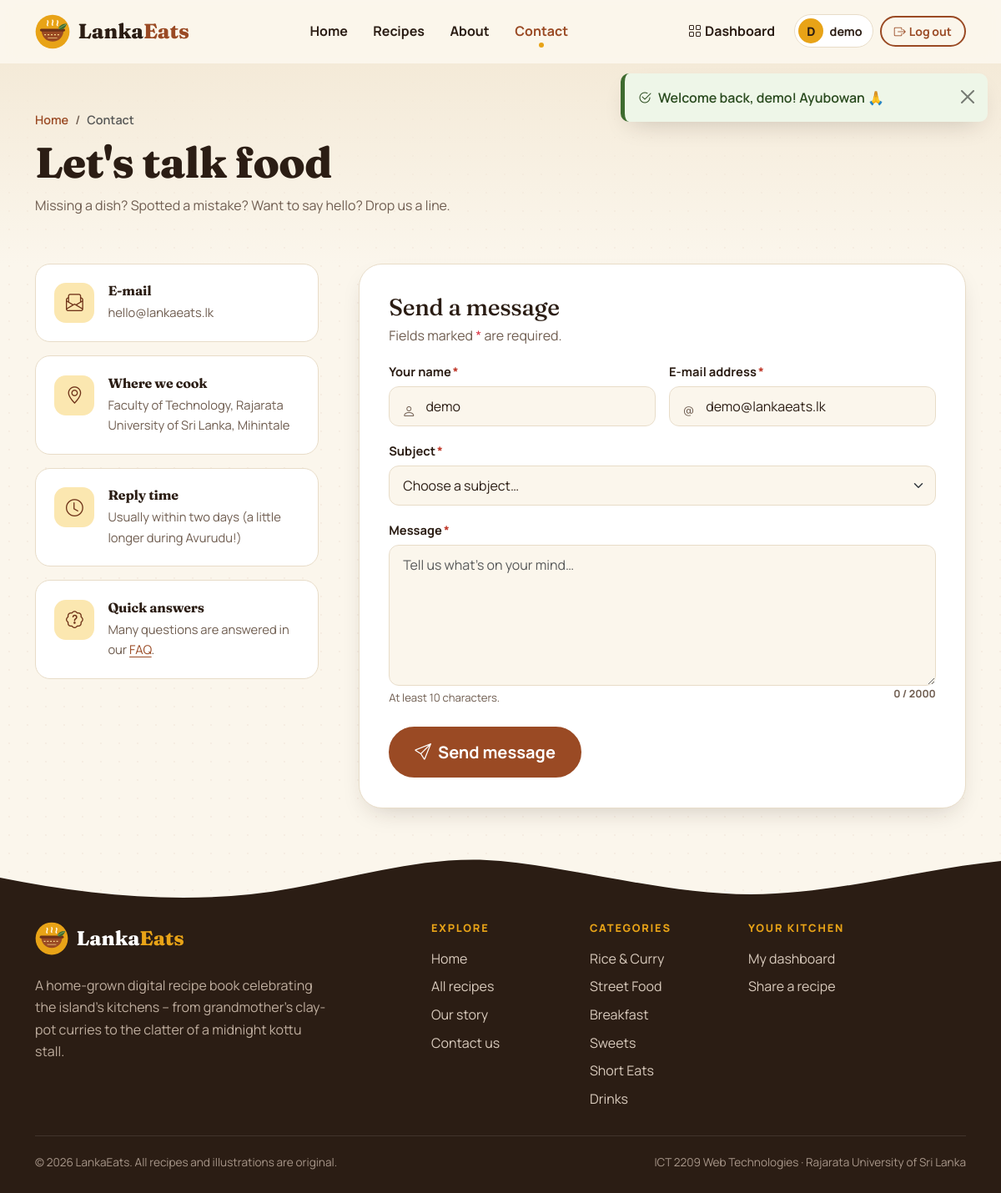
The app's page /contact.php (signed in) with its own data.
### tables this page shows
CREATE TABLE `users` (
  `id` int(11) NOT NULL AUTO_INCREMENT,
  `username` varchar(50) NOT NULL,
  `email` varchar(100) NOT NULL,
  `password` varchar(255) NOT NULL COMMENT 'password_hash() output - never plain text',
  `created_at` timestamp NOT NULL DEFAULT current_timestamp(),
  PRIMARY KEY (`id`),
  UNIQUE KEY `uq_users_username` (`username`),
  UNIQUE KEY `uq_users_email` (`email`)
);

CREATE TABLE `categories` (
  `id` int(11) NOT NULL AUTO_INCREMENT,
  `name` varchar(50) NOT NULL,
  `slug` varchar(50) NOT NULL COMMENT 'URL-friendly name, also used for icon file names',
  `description` varchar(255) NOT NULL DEFAULT '',
  PRIMARY KEY (`id`),
  UNIQUE KEY `uq_categories_name` (`name`),
  UNIQUE KEY `uq_categories_slug` (`slug`)
);

### includes/functions.php (called while the page is built, shortened)
<?php
require_once __DIR__ . '/db.php';
function e($value): string
{
    return htmlspecialchars((string) ($value ?? ''), ENT_QUOTES | ENT_SUBSTITUTE, 'UTF-8');
}
function url(string $path = ''): string
{
    return BASE_URL . ltrim($path, '/');
}
function is_logged_in(): bool
{
    return isset($_SESSION['user_id']);
}
function get_categories(): array
{
    $stmt = db()->prepare(
        'SELECT c.id, c.name, c.slug, c.description, COUNT(r.id) AS recipe_count
           FROM categories c
      LEFT JOIN recipes r ON r.category_id = c.id
       GROUP BY c.id, c.name, c.slug, c.description
       ORDER BY c.id'
    );
    $stmt->execute();
    return $stmt->fetchAll();
}
function field_class(array $errors, string $key): string
{
    return isset($errors[$key]) ? ' is-invalid' : '';
}
    ob_start(); ?>

### includes/db.php (called while the page is built, shortened)
<?php
function db(): PDO
{
    static $pdo = null;
    if ($pdo instanceof PDO) {
        return $pdo;
    }
    $dsn = sprintf(
        'mysql:host=%s;port=%s;dbname=%s;charset=utf8mb4',
        DB_HOST,
        DB_PORT,
        DB_NAME
    );
    try {
        $pdo = new PDO($dsn, DB_USER, DB_PASS, [
            PDO::ATTR_ERRMODE            => PDO::ERRMODE_EXCEPTION,
            PDO::ATTR_DEFAULT_FETCH_MODE => PDO::FETCH_ASSOC,
            PDO::ATTR_EMULATE_PREPARES   => false,
        ]);
    } catch (PDOException $ex) {
        error_log('[LankaEats] DB connection failed: ' . $ex->getMessage());
        db_connection_failed();
    }
    return $pdo;
}

### contact.php (the view, shortened to what this page needs)
<?php
require_once __DIR__ . '/includes/functions.php';
$values = ['name' => '', 'email' => '', 'subject' => '', 'message' => ''];
$errors = [];
if (is_logged_in()) {
    $stmt = db()->prepare('SELECT username, email FROM users WHERE id = ? LIMIT 1');
    $stmt->execute([current_user_id()]);
    if ($me = $stmt->fetch()) {
        $values['name']  = $me['username'];
        $values['email'] = $me['email'];
    }
}
require __DIR__ . '/includes/header.php';
?>
<header class="page-banner">
    <div class="container">
        <nav aria-label="breadcrumb">
            <ol class="breadcrumb mb-2">
                <li class="breadcrumb-item"><a href="<?= e(url('index.php')) ?>">Home</a></li>
                <li class="breadcrumb-item active" aria-current="page">Contact</li>
            </ol>
        </nav>
        <h1 class="reveal">Let's talk food</h1>
        <p class="section-lead reveal">Missing a dish? Spotted a mistake? Want to say hello? Drop us a line.</p>
    </div>
</header>
<section class="pb-5">
    <div class="container">
        <div class="row g-4 g-lg-5">
            <div class="col-lg-4">
                <div class="d-grid gap-3">
                    <div class="contact-card reveal reveal-left">
                        <span class="icon"><i class="bi bi-envelope-paper" aria-hidden="true"></i></span>
                        <div><h2 class="h6 mb-1 fw-bold">E-mail</h2><p>hello@lankaeats.lk</p></div>
                    </div>
                    <div class="contact-card reveal reveal-left" style="--reveal-delay:.08s">
                        <span class="icon"><i class="bi bi-geo-alt" aria-hidden="true"></i></span>
                        <div><h2 class="h6 mb-1 fw-bold">Where we cook</h2><p>Faculty of Technology, Rajarata University of Sri Lanka, Mihintale</p></div>
                    </div>
                    <div class="contact-card reveal reveal-left" style="--reveal-delay:.16s">
                        <span class="icon"><i class="bi bi-clock" aria-hidden="true"></i></span>
                        <div><h2 class="h6 mb-1 fw-bold">Reply time</h2><p>Usually within two days (a little longer during Avurudu!)</p></div>
                    </div>
                    <div class="contact-card reveal reveal-left" style="--reveal-delay:.24s">
                        <span class="icon"><i class="bi bi-patch-question" aria-hidden="true"></i></span>
                        <div><h2 class="h6 mb-1 fw-bold">Quick answers</h2><p>Many questions are answered in our <a href="<?= e(url('about.php#faq')) ?>">FAQ</a>.</p></div>
                    </div>
                </div>
            </div>
            <div class="col-lg-8">
                <div class="form-card reveal reveal-right">
                    <h2 class="h3 mb-1">Send a message</h2>
                    <p class="text-muted-warm">Fields marked <span class="text-danger">*</span> are required.</p>
                    <form method="post" action="<?= e(url('contact.php')) ?>" data-validate novalidate>
                        <div class="row g-3">
                            <div class="col-md-6 field">
                                <label for="name" class="form-label">Your name<span class="req">*</span></label>
                                <div class="input-icon">
                                    <input type="text" class="form-control<?= field_class($errors, 'name') ?>" id="name" name="name"
                                           value="<?= e($values['name']) ?>" required minlength="2" maxlength="100" data-label="Name" autocomplete="name">
                                </div>
                            </div>
                            <div class="col-md-6 field">
                                <label for="email" class="form-label">E-mail address<span class="req">*</span></label>
                                <div class="input-icon">
                                    <input type="email" class="form-control<?= field_class($errors, 'email') ?>" id="email" name="email"
                                           value="<?= e($values['email']) ?>" required maxlength="100" data-rule="email" data-label="E-mail" autocomplete="email">
                                </div>
                            </div>
                            <div class="col-12 field">
                                <label for="subject" class="form-label">Subject<span class="req">*</span></label>
                                <select class="form-select<?= field_class($errors, 'subject') ?>" id="subject" name="subject" required data-label="A subject">
                                    <option value="">Choose a subject…</option>
                                </select>
                            </div>
                            <div class="col-12 field">
                                <label for="message" class="form-label">Message<span class="req">*</span></label>
                                <textarea class="form-control<?= field_class($errors, 'message') ?>" id="message" name="message" rows="6"
                                          required minlength="10" maxlength="2000" data-label="Message" data-counter="#msgCounter"
                                          placeholder="Tell us what's on your mind…"><?= e($values['message']) ?></textarea>
                                <div class="d-flex justify-content-between">
                                    <span class="form-text">At least 10 characters.</span>
                                    <span class="char-counter" id="msgCounter" aria-live="polite"></span>
                                </div>
                            </div>
                        </div>
                        <button type="submit" class="btn btn-spice btn-lg mt-4">
                            <i class="bi bi-send me-2" aria-hidden="true"></i>Send message
                        </button>
                    </form>
                </div>
            </div>
        </div>
    </div>
</section>
<?php require __DIR__ . '/includes/footer.php'; ?>

### includes/footer.php (shortened to what this page needs)
<?php
$footerCategories = get_categories();
?>
</main>
<footer class="site-footer">
    <svg class="footer-wave" viewBox="0 0 1440 60" preserveAspectRatio="none" aria-hidden="true">
        <path d="M0 30c120 20 240 30 360 20S600 0 720 10s240 40 360 40 240-30 360-40v60H0z" fill="currentColor"/>
    </svg>
    <div class="container">
        <div class="row g-4 py-4">
            <div class="col-lg-4">
                <a class="footer-brand" href="<?= e(url('index.php')) ?>">
                    <img src="<?= e(url('images/logo.svg')) ?>" alt="" width="40" height="40">
                    <span>Lanka<span class="brand-accent">Eats</span></span>
                </a>
                <p class="footer-text mt-3">
                    A home-grown digital recipe book celebrating the island's kitchens – from
                    grandmother's clay-pot curries to the clatter of a midnight kottu stall.
                </p>
            </div>
            <div class="col-6 col-lg-2 offset-lg-1">
                <h2 class="footer-heading">Explore</h2>
                <ul class="footer-links">
                    <li><a href="<?= e(url('index.php')) ?>">Home</a></li>
                    <li><a href="<?= e(url('recipes.php')) ?>">All recipes</a></li>
                    <li><a href="<?= e(url('about.php')) ?>">Our story</a></li>
                    <li><a href="<?= e(url('contact.php')) ?>">Contact us</a></li>
                </ul>
            </div>
            <div class="col-6 col-lg-2">
                <h2 class="footer-heading">Categories</h2>
                <ul class="footer-links">
                    <?php foreach ($footerCategories as $cat): ?>
                        <li><a href="<?= e(url('recipes.php?category=' . $cat['slug'])) ?>"><?= e($cat['name']) ?></a></li>
                    <?php endforeach; ?>
                </ul>
            </div>
            <div class="col-lg-3">
                <h2 class="footer-heading">Your kitchen</h2>
                <ul class="footer-links">
                    <?php if (is_logged_in()): ?>
                        <li><a href="<?= e(url('dashboard.php')) ?>">My dashboard</a></li>
                        <li><a href="<?= e(url('add_recipe.php')) ?>">Share a recipe</a></li>
                    <?php else: ?>
                        <li><a href="<?= e(url('auth/register.php')) ?>">Create an account</a></li>
                        <li><a href="<?= e(url('auth/login.php')) ?>">Log in</a></li>
                    <?php endif; ?>
                </ul>
            </div>
        </div>
        <div class="footer-bottom">
            <span>&copy; <?= date('Y') ?> LankaEats. All recipes and illustrations are original.</span>
            <span>ICT 2209 Web Technologies · Rajarata University of Sri Lanka</span>
        </div>
    </div>
</footer>
</body>
</html>

### records on screen
users: name "demo", email "demo@lankaeats.lk"
categories: name "Rice & Curry"
categories: name "Street Food"
categories: name "Breakfast"
categories: name "Sweets"
categories: name "Short Eats"
categories: name "Drinks"

### other values on screen
$label "Home"
$label "Recipes"
$label "About"
$label "Contact"
substr(current_username(), 0, 1) "D"
current_username() "demo"
$flash['message'] "Welcome back, demo! Ayubowan 🙏"
